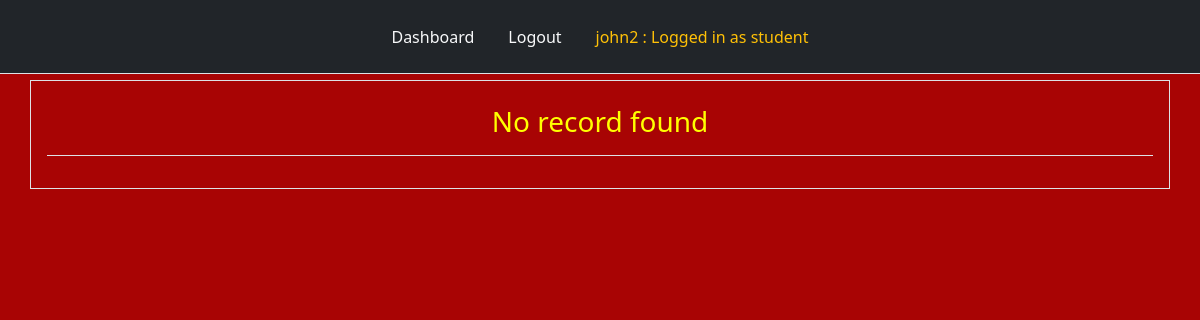
Page /tests_given (signed in) on the earlier database version.
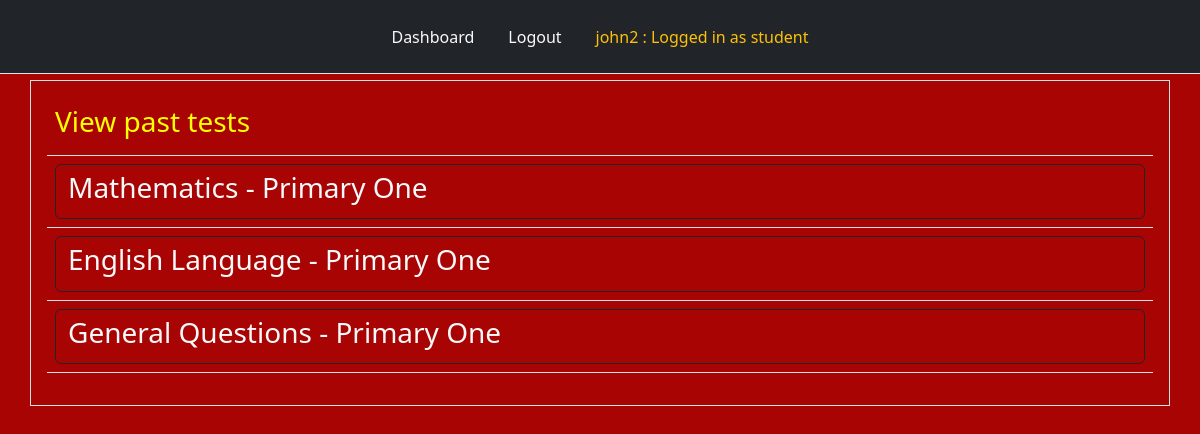
Same page on the later database version.
### tables this page shows
CREATE TABLE completed (
    id INTEGER PRIMARY KEY,
    student_name TEXT NOT NULL,
    student_fullname TEXT NOT NULL,
    klass TEXT NOT NULL,
    test_id INTEGER,
    title TEXT NOT NULL,
    score INTEGER,
    total INTEGER,
    teacher_name TEXT NOT NULL,
    teacher_fullname TEXT NOT NULL
);

### app.py (the view)
@app.route("/tests_given", methods=["POST", "GET"])
def tests_given():
    user = get_current_user()
    db = connect_to_DB()
    student_name = user[1]
    query = db.execute("SELECT * FROM completed WHERE student_name = ?", [student_name])
    tests = query.fetchall()
    return render_template("tests_given.html", user=user, tests=tests)

### app.py (called while the page is built)
@app.teardown_appcontext
def close_database(error):
    if hasattr(g, "app_database_db"):
        g.app_database_db.close()

def get_current_user():
    user_result = None
    if 'user' in session:
        user = session['user']
        db = getDatabase()
        student_cursor = db.execute("SELECT * FROM students WHERE name = ?", [user])
        student_result = student_cursor.fetchone()
        if student_result:
            user_result = student_result
        else:
            user_cursor = db.execute("SELECT * FROM users WHERE name = ?", [user])
            user_result = user_cursor.fetchone()
    return user_result

### database.py (called while the page is built)
def connect_to_DB():
    current_dir = os.path.dirname(os.path.abspath(__file__))
    db_file = os.path.join(current_dir, "app_database.db")
    sql = sqlite3.connect(db_file)
    sql.row_factory = sqlite3.Row
    return sql

def getDatabase():
    if not hasattr(g, "app_database_db"):
        g.app_database_db = connect_to_DB()
    return g.app_database_db

### templates/tests_given.html (shortened to what this page needs)
{% from "nav.html" import links %}
<!doctype html>
<html lang="en">
  <head>
    <link href="https://cdn.jsdelivr.net/npm/bootstrap@5.2.3/dist/css/bootstrap.min.css" rel="stylesheet">
    <link rel="stylesheet" type="text/css" href="{{ url_for('static', filename = 'style.css') }}"
  </head>
  <body>
        <div class="header mb-2">
            {{ links(user) }}
        </div>
        <div class="question container border text-light p-3">
          <table class="table table-hover text-light">
            <thead>
              <tr>
                <th scope="col">
                {% if tests %}
                  <h3 style="color: yellow">View past tests</h3>
                {% else %}
                  <h3 style="text-align: center; color: yellow"> No record found</h3>
                {% endif %}
                </th>
              </tr>
            </thead>
            <tbody>
              {% for test in tests %}
              <tr class="text-light">
                <td>
                  <div class="d-grid gap-2">
                    <button class="btn btn-outline-dark" type="button">
                      <a href="/tests_created/{{ test.test_id }}/" class="text-light no-underline-left">
                      <h3> {{ test.title }} </h3>
                      </a>
                    </button>
                  </div>
                </td>
              </tr>
              {% endfor %}
            </tbody>
          </table>
        </div>
  </body>
</html>

Differences in the rows shown:
added completed: title "Mathematics - Primary One"
added completed: title "English Language - Primary One"
added completed: title "General Questions - Primary One"
Other differences:
text no longer shown: "No record found"
text now shown: "View past tests"
